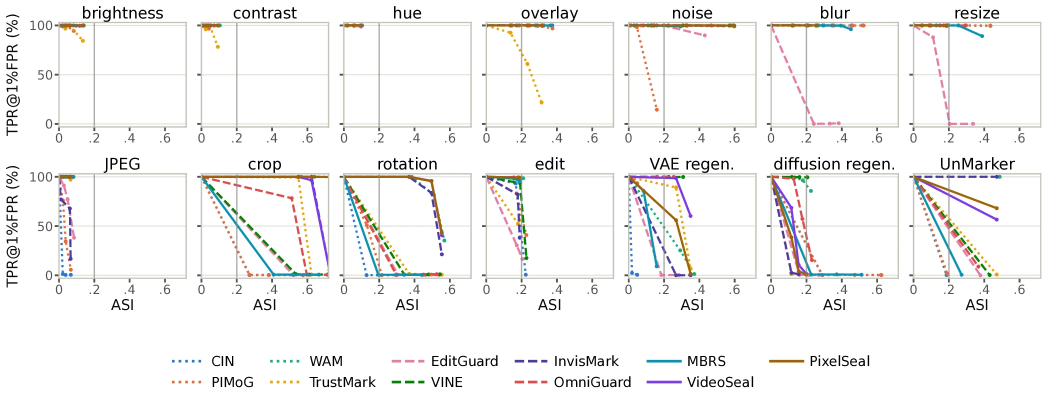
#> input picture assets/fig/curves.webp, 2095 x 787 px, given in place of fig1_protocol.png, which was not available (shown at 1/2 size)
$ python make_og_card.py
#> lines starting #> are read from the running program, lines starting #| are printed output that depends on the picture; pictures that were not available may be replaced by others from this repository, and a replacement may not be noted
"""Builds assets/img/og-card.png (1200x630 social preview) from the paper's Figure 1."""
from PIL import Image, ImageDraw, ImageFont
SRC = __import__("os").environ.get("SEALBENCH_PAPER", "../paper") + "/fig/fig1_protocol.png"
import os
OUT = os.path.join(os.path.dirname(os.path.dirname(os.path.abspath(__file__))), "assets/img/og-card.png")
W, H = 1200, 630
BG, INK, MUTED, RULE = (250, 249, 246), (24, 24, 27), (88, 88, 96), (210, 207, 200)
serif_b = "/usr/share/fonts/google-noto/NotoSerif-SemiBold.ttf"
serif = "/usr/share/fonts/google-noto/NotoSerif-Regular.ttf"
sans = "/usr/share/fonts/liberation-sans/LiberationSans-Regular.ttf"
card = Image.new("RGB", (W, H), BG)
d = ImageDraw.Draw(card)
# figure on the right
fig = Image.open(SRC).convert("RGB")
#> fig is the input picture: PIL image 2095x787 RGB; mean R, G, B 244.6, 244.1, 243.5
fw = 700; fh = round(fig.height * fw / fig.width)
#> after `fh = round(fig.height * fw / fig.width)`: fh = 263
fig = fig.resize((fw, fh), Image.LANCZOS)
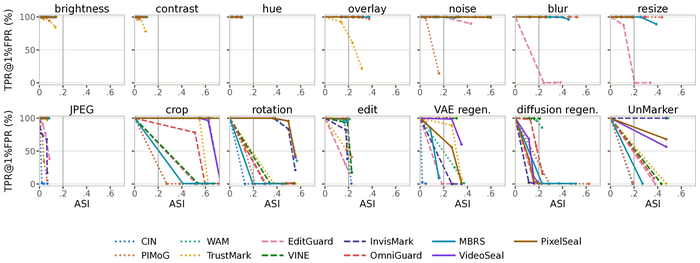
#> fig: PIL image 700x263 RGB; mean R, G, B 243.9, 243.4, 242.8
fx, fy = W - fw - 40, (H - fh) // 2
#> fx = 460; fy = 183
card.paste(fig, (fx, fy))
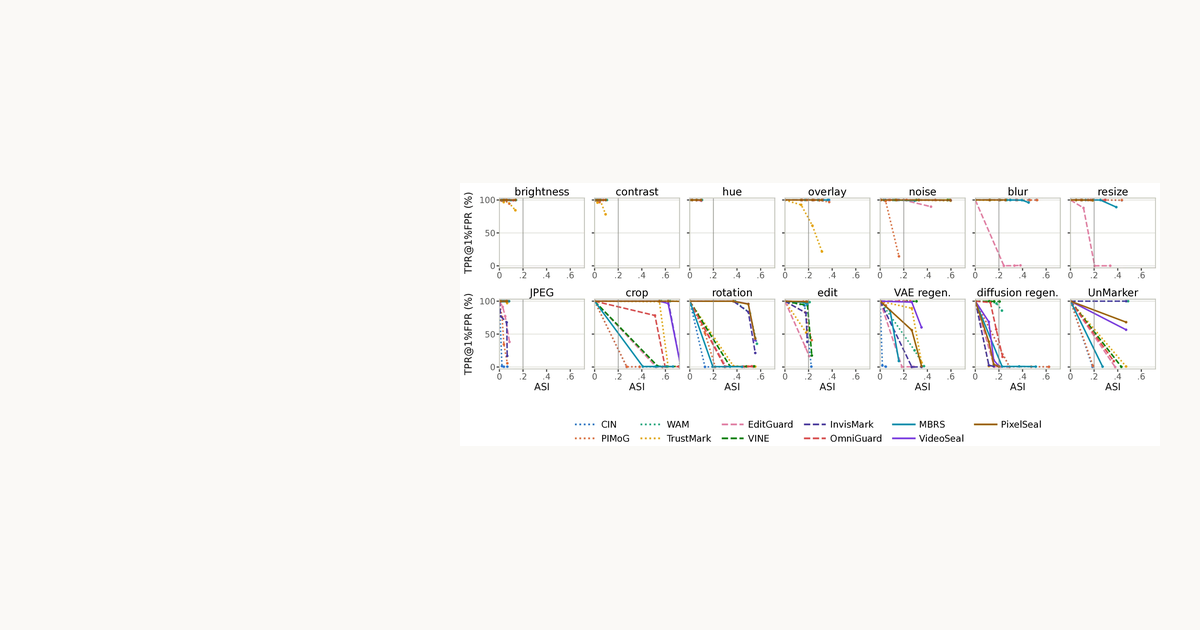
#> card: PIL image 1200x630 RGB; mean R, G, B 248.5, 247.6, 245.2
d.rectangle([fx - 1, fy - 1, fx + fw, fy + fh], outline=RULE, width=1)
# text on the left
x = 56
d.text((x, 150), "SEALBench", font=ImageFont.truetype(serif_b, 64), fill=INK)
f2 = ImageFont.truetype(serif, 25)
for i, line in enumerate(["A benchmark for image", "watermark detection,", "robustness, and recovery"]):
    d.text((x, 248 + i * 36), line, font=f2, fill=INK)
d.line([x, 380, x + 330, 380], fill=RULE, width=2)
f3 = ImageFont.truetype(sans, 18)
for i, line in enumerate(["11 post-hoc and 4 in-generation methods", "52 attack conditions in 4 categories",
                          "Detection, attribution, message recovery"]):
    d.text((x, 400 + i * 28), line, font=f3, fill=MUTED)
card.save(OUT, optimize=True)
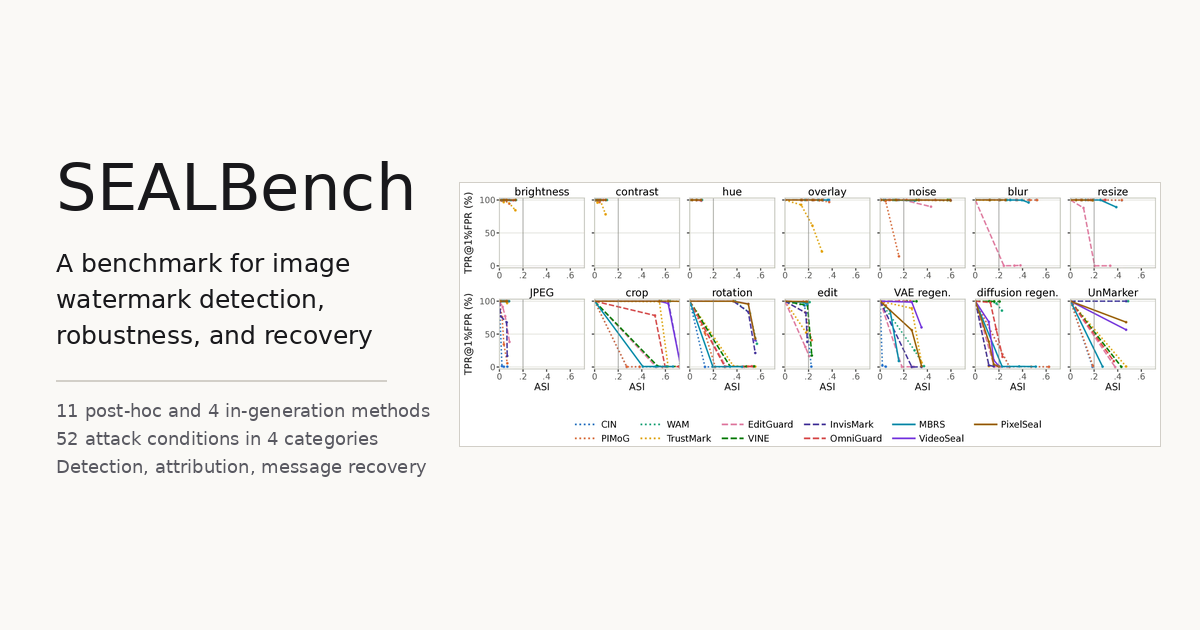
#> saved as og-card.png: PIL image 1200x630 RGB; mean R, G, B 244.6, 243.7, 241.5
print(OUT, card.size)
#| assets/img/og-card.png (1200, 630)

$ run again, on assets/fig/dissociation.webp
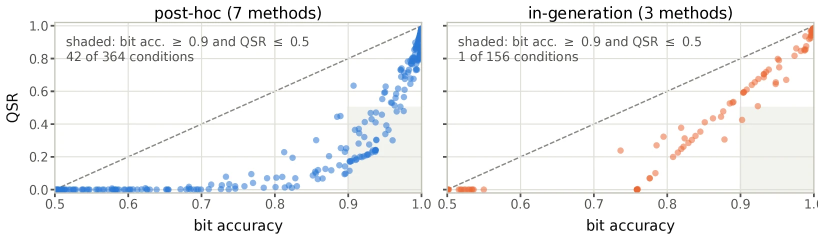
#> input picture assets/fig/dissociation.webp, 1648 x 480 px, given in place of fig1_protocol.png, which was not available (shown at 1/2 size)
#> fig is the input picture: PIL image 1648x480 RGB; mean R, G, B 244.2, 244.7, 244.8
#> `fig = fig.resize((fw, fh), Image.LANCZOS)`:
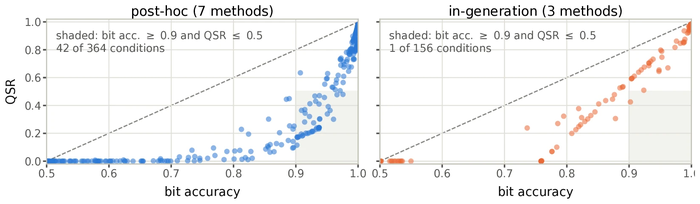
#> fig: PIL image 700x204 RGB; mean R, G, B 243.7, 244.1, 244.3
#> `card.save(OUT, optimize=True)`:
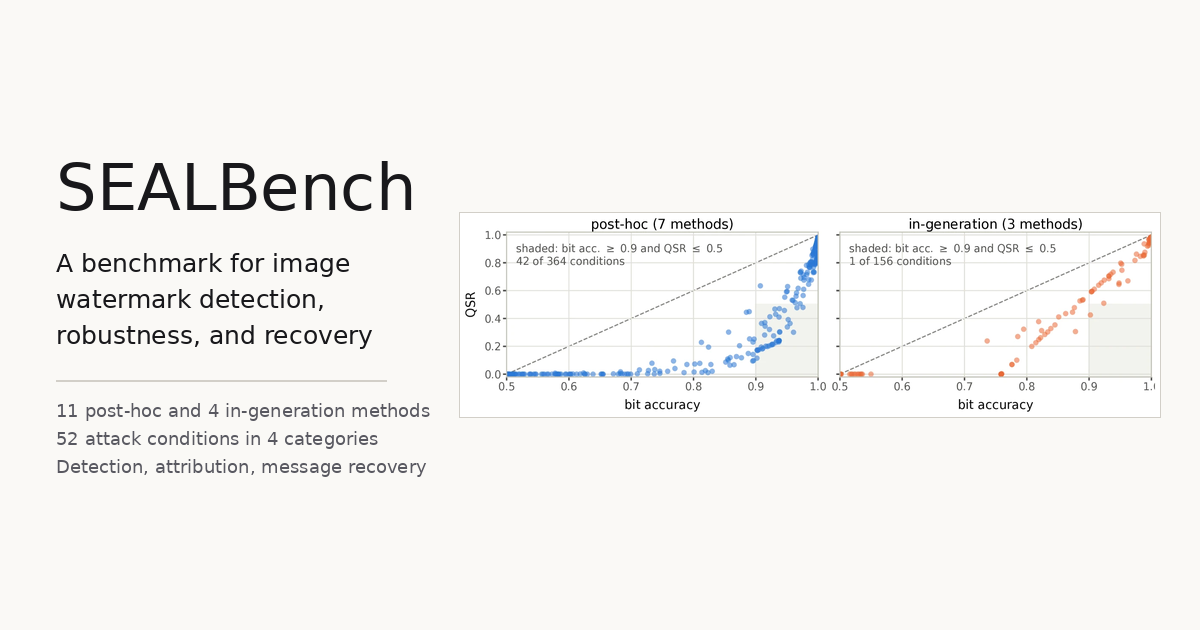
#> saved as og-card.png: PIL image 1200x630 RGB; mean R, G, B 244.9, 244.2, 241.9
#| assets/img/og-card.png (1200, 630)
